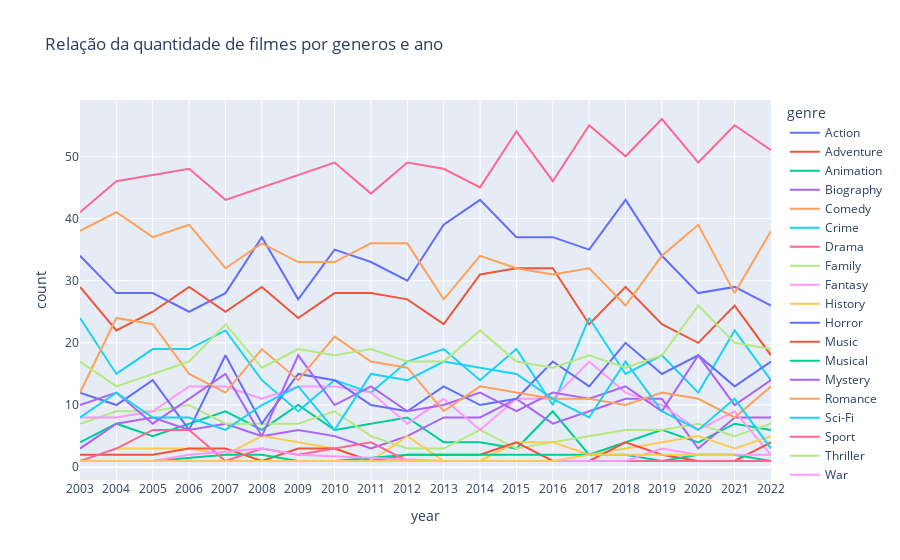

The cell this chart's notebook holds for it:
### Code cell
genre_for_year = analise_2colunas(df['genre'], df['year'], ['genre', 'year'])
genre_for_year = genre_for_year.groupby(['genre', 'year'], as_index = False).agg(count = ('genre', 'count'))

fig = px.line(genre_for_year, x = 'year',y ='count',
              color = 'genre',
              title='Relação da quantidade de filmes por generos e ano')
fig.update_xaxes(dtick="M1")
fig.show()

### Figure 1 — Plotly figure (JSON) as saved in the notebook; plotly's stock layout.template omitted (floating-point values rounded to 4 significant figures)
{"data": [{"hovertemplate": "genre=Action<br>year=%{x}<br>count=%{y}<extra></extra>", "legendgroup": "Action", "line": {"color": "#636efa", "dash": "solid"}, "marker": {"symbol": "circle"}, "mode": "lines", "name": "Action", "orientation": "v", "showlegend": true, "type": "scatter", "x": [2003, 2004, 2005, 2006, 2007, 2008, 2009, 2010, 2011, 2012, 2013, 2014, 2015, 2016, 2017, 2018, 2019, 2020, 2021, 2022], "xaxis": "x", "y": [34, 28, 28, 25, 28, 37, 27, 35, 33, 30, 39, 43, 37, 37, 35, 43, 34, 28, 29, 26], "yaxis": "y"}, {"hovertemplate": "genre=Adventure<br>year=%{x}<br>count=%{y}<extra></extra>", "legendgroup": "Adventure", "line": {"color": "#EF553B", "dash": "solid"}, "marker": {"symbol": "circle"}, "mode": "lines", "name": "Adventure", "orientation": "v", "showlegend": true, "type": "scatter", "x": [2003, 2004, 2005, 2006, 2007, 2008, 2009, 2010, 2011, 2012, 2013, 2014, 2015, 2016, 2017, 2018, 2019, 2020, 2021, 2022], "xaxis": "x", "y": [29, 22, 25, 29, 25, 29, 24, 28, 28, 27, 23, 31, 32, 32, 23, 29, 23, 20, 26, 18], "yaxis": "y"}, {"hovertemplate": "genre=Animation<br>year=%{x}<br>count=%{y}<extra></extra>", "legendgroup": "Animation", "line": {"color": "#00cc96", "dash": "solid"}, "marker": {"symbol": "circle"}, "mode": "lines", "name": "Animation", "orientation": "v", "showlegend": true, "type": "scatter", "x": [2003, 2004, 2005, 2006, 2007, 2008, 2009, 2010, 2011, 2012, 2013, 2014, 2015, 2016, 2017, 2018, 2019, 2020, 2021, 2022], "xaxis": "x", "y": [4, 7, 5, 7, 9, 6, 10, 6, 7, 8, 4, 4, 3, 9, 2, 4, 6, 4, 7, 6], "yaxis": "y"}, {"hovertemplate": "genre=Biography<br>year=%{x}<br>count=%{y}<extra></extra>", "legendgroup": "Biography", "line": {"color": "#ab63fa", "dash": "solid"}, "marker": {"symbol": "circle"}, "mode": "lines", "name": "Biography", "orientation": "v", "showlegend": true, "type": "scatter", "x": [2003, 2004, 2005, 2006, 2007, 2008, 2009, 2010, 2011, 2012, 2013, 2014, 2015, 2016, 2017, 2018, 2019, 2020, 2021, 2022], "xaxis": "x", "y": [3, 7, 8, 6, 7, 5, 6, 5, 3, 5, 8, 8, 11, 7, 9, 11, 11, 3, 8, 8], "yaxis": "y"}, {"hovertemplate": "genre=Comedy<br>year=%{x}<br>count=%{y}<extra></extra>", "legendgroup": "Comedy", "line": {"color": "#FFA15A", "dash": "solid"}, "marker": {"symbol": "circle"}, "mode": "lines", "name": "Comedy", "orientation": "v", "showlegend": true, "type": "scatter", "x": [2003, 2004, 2005, 2006, 2007, 2008, 2009, 2010, 2011, 2012, 2013, 2014, 2015, 2016, 2017, 2018, 2019, 2020, 2021, 2022], "xaxis": "x", "y": [38, 41, 37, 39, 32, 36, 33, 33, 36, 36, 27, 34, 32, 31, 32, 26, 34, 39, 28, 38], "yaxis": "y"}, {"hovertemplate": "genre=Crime<br>year=%{x}<br>count=%{y}<extra></extra>", "legendgroup": "Crime", "line": {"color": "#19d3f3", "dash": "solid"}, "marker": {"symbol": "circle"}, "mode": "lines", "name": "Crime", "orientation": "v", "showlegend": true, "type": "scatter", "x": [2003, 2004, 2005, 2006, 2007, 2008, 2009, 2010, 2011, 2012, 2013, 2014, 2015, 2016, 2017, 2018, 2019, 2020, 2021, 2022], "xaxis": "x", "y": [24, 15, 19, 19, 22, 14, 9, 14, 12, 17, 19, 14, 19, 10, 24, 15, 18, 12, 22, 14], "yaxis": "y"}, {"hovertemplate": "genre=Drama<br>year=%{x}<br>count=%{y}<extra></extra>", "legendgroup": "Drama", "line": {"color": "#FF6692", "dash": "solid"}, "marker": {"symbol": "circle"}, "mode": "lines", "name": "Drama", "orientation": "v", "showlegend": true, "type": "scatter", "x": [2003, 2004, 2005, 2006, 2007, 2008, 2009, 2010, 2011, 2012, 2013, 2014, 2015, 2016, 2017, 2018, 2019, 2020, 2021, 2022], "xaxis": "x", "y": [41, 46, 47, 48, 43, 45, 47, 49, 44, 49, 48, 45, 54, 46, 55, 50, 56, 49, 55, 51], "yaxis": "y"}, {"hovertemplate": "genre=Family<br>year=%{x}<br>count=%{y}<extra></extra>", "legendgroup": "Family", "line": {"color": "#B6E880", "dash": "solid"}, "marker": {"symbol": "circle"}, "mode": "lines", "name": "Family", "orientation": "v", "showlegend": true, "type": "scatter", "x": [2003, 2004, 2005, 2006, 2007, 2008, 2009, 2010, 2011, 2012, 2013, 2014, 2015, 2016, 2017, 2018, 2019, 2020, 2021, 2022], "xaxis": "x", "y": [7, 9, 9, 10, 7, 7, 7, 9, 5, 3, 3, 6, 3, 4, 5, 6, 6, 7, 5, 7], "yaxis": "y"}, {"hovertemplate": "genre=Fantasy<br>year=%{x}<br>count=%{y}<extra></extra>", "legendgroup": "Fantasy", "line": {"color": "#FF97FF", "dash": "solid"}, "marker": {"symbol": "circle"}, "mode": "lines", "name": "Fantasy", "orientation": "v", "showlegend": true, "type": "scatter", "x": [2003, 2004, 2005, 2006, 2007, 2008, 2009, 2010, 2011, 2012, 2013, 2014, 2015, 2016, 2017, 2018, 2019, 2020, 2021, 2022], "xaxis": "x", "y": [8, 8, 9, 13, 13, 11, 13, 13, 12, 7, 11, 6, 11, 11, 17, 12, 10, 6, 9, 2], "yaxis": "y"}, {"hovertemplate": "genre=History<br>year=%{x}<br>count=%{y}<extra></extra>", "legendgroup": "History", "line": {"color": "#FECB52", "dash": "solid"}, "marker": {"symbol": "circle"}, "mode": "lines", "name": "History", "orientation": "v", "showlegend": true, "type": "scatter", "x": [2004, 2005, 2006, 2007, 2008, 2010, 2011, 2012, 2013, 2014, 2015, 2016, 2017, 2018, 2019, 2020, 2021, 2022], "xaxis": "x", "y": [3, 3, 3, 2, 5, 3, 1, 5, 1, 1, 4, 4, 2, 3, 4, 5, 3, 5], "yaxis": "y"}, {"hovertemplate": "genre=Horror<br>year=%{x}<br>count=%{y}<extra></extra>", "legendgroup": "Horror", "line": {"color": "#636efa", "dash": "solid"}, "marker": {"symbol": "circle"}, "mode": "lines", "name": "Horror", "orientation": "v", "showlegend": true, "type": "scatter", "x": [2003, 2004, 2005, 2006, 2007, 2008, 2009, 2010, 2011, 2012, 2013, 2014, 2015, 2016, 2017, 2018, 2019, 2020, 2021, 2022], "xaxis": "x", "y": [12, 10, 14, 6, 18, 7, 15, 14, 10, 9, 13, 10, 11, 17, 13, 20, 15, 18, 13, 17], "yaxis": "y"}, {"hovertemplate": "genre=Music<br>year=%{x}<br>count=%{y}<extra></extra>", "legendgroup": "Music", "line": {"color": "#EF553B", "dash": "solid"}, "marker": {"symbol": "circle"}, "mode": "lines", "name": "Music", "orientation": "v", "showlegend": true, "type": "scatter", "x": [2003, 2004, 2005, 2006, 2007, 2008, 2009, 2010, 2011, 2012, 2013, 2014, 2015, 2016, 2017, 2018, 2019, 2020, 2021, 2022], "xaxis": "x", "y": [2, 2, 2, 3, 3, 1, 3, 3, 1, 2, 2, 2, 4, 1, 1, 4, 2, 1, 1, 4], "yaxis": "y"}, {"hovertemplate": "genre=Musical<br>year=%{x}<br>count=%{y}<extra></extra>", "legendgroup": "Musical", "line": {"color": "#00cc96", "dash": "solid"}, "marker": {"symbol": "circle"}, "mode": "lines", "name": "Musical", "orientation": "v", "showlegend": true, "type": "scatter", "x": [2004, 2005, 2007, 2008, 2009, 2010, 2012, 2017, 2018, 2019, 2020, 2021, 2022], "xaxis": "x", "y": [1, 1, 2, 2, 1, 1, 2, 2, 2, 1, 2, 2, 1], "yaxis": "y"}, {"hovertemplate": "genre=Mystery<br>year=%{x}<br>count=%{y}<extra></extra>", "legendgroup": "Mystery", "line": {"color": "#ab63fa", "dash": "solid"}, "marker": {"symbol": "circle"}, "mode": "lines", "name": "Mystery", "orientation": "v", "showlegend": true, "type": "scatter", "x": [2003, 2004, 2005, 2006, 2007, 2008, 2009, 2010, 2011, 2012, 2013, 2014, 2015, 2016, 2017, 2018, 2019, 2020, 2021, 2022], "xaxis": "x", "y": [10, 12, 7, 11, 15, 5, 18, 10, 13, 9, 10, 12, 9, 12, 11, 13, 9, 18, 10, 14], "yaxis": "y"}, {"hovertemplate": "genre=Romance<br>year=%{x}<br>count=%{y}<extra></extra>", "legendgroup": "Romance", "line": {"color": "#FFA15A", "dash": "solid"}, "marker": {"symbol": "circle"}, "mode": "lines", "name": "Romance", "orientation": "v", "showlegend": true, "type": "scatter", "x": [2003, 2004, 2005, 2006, 2007, 2008, 2009, 2010, 2011, 2012, 2013, 2014, 2015, 2016, 2017, 2018, 2019, 2020, 2021, 2022], "xaxis": "x", "y": [12, 24, 23, 15, 12, 19, 14, 21, 17, 16, 9, 13, 12, 11, 11, 10, 12, 11, 8, 13], "yaxis": "y"}, {"hovertemplate": "genre=Sci-Fi<br>year=%{x}<br>count=%{y}<extra></extra>", "legendgroup": "Sci-Fi", "line": {"color": "#19d3f3", "dash": "solid"}, "marker": {"symbol": "circle"}, "mode": "lines", "name": "Sci-Fi", "orientation": "v", "showlegend": true, "type": "scatter", "x": [2003, 2004, 2005, 2006, 2007, 2008, 2009, 2010, 2011, 2012, 2013, 2014, 2015, 2016, 2017, 2018, 2019, 2020, 2021, 2022], "xaxis": "x", "y": [8, 12, 8, 8, 6, 10, 13, 6, 15, 14, 17, 16, 15, 11, 8, 17, 9, 6, 11, 3], "yaxis": "y"}, {"hovertemplate": "genre=Sport<br>year=%{x}<br>count=%{y}<extra></extra>", "legendgroup": "Sport", "line": {"color": "#FF6692", "dash": "solid"}, "marker": {"symbol": "circle"}, "mode": "lines", "name": "Sport", "orientation": "v", "showlegend": true, "type": "scatter", "x": [2003, 2004, 2005, 2006, 2007, 2008, 2009, 2011, 2012, 2015, 2018, 2019, 2021, 2022], "xaxis": "x", "y": [1, 3, 6, 6, 1, 3, 2, 4, 1, 1, 1, 1, 1, 1], "yaxis": "y"}, {"hovertemplate": "genre=Thriller<br>year=%{x}<br>count=%{y}<extra></extra>", "legendgroup": "Thriller", "line": {"color": "#B6E880", "dash": "solid"}, "marker": {"symbol": "circle"}, "mode": "lines", "name": "Thriller", "orientation": "v", "showlegend": true, "type": "scatter", "x": [2003, 2004, 2005, 2006, 2007, 2008, 2009, 2010, 2011, 2012, 2013, 2014, 2015, 2016, 2017, 2018, 2019, 2020, 2021, 2022], "xaxis": "x", "y": [17, 13, 15, 17, 23, 16, 19, 18, 19, 17, 17, 22, 17, 16, 18, 16, 18, 26, 20, 19], "yaxis": "y"}, {"hovertemplate": "genre=War<br>year=%{x}<br>count=%{y}<extra></extra>", "legendgroup": "War", "line": {"color": "#FF97FF", "dash": "solid"}, "marker": {"symbol": "circle"}, "mode": "lines", "name": "War", "orientation": "v", "showlegend": true, "type": "scatter", "x": [2005, 2006, 2008, 2009, 2013, 2014, 2015, 2017, 2018, 2019, 2020, 2021, 2022], "xaxis": "x", "y": [1, 2, 3, 2, 1, 1, 1, 1, 1, 3, 2, 2, 2], "yaxis": "y"}, {"hovertemplate": "genre=Western<br>year=%{x}<br>count=%{y}<extra></extra>", "legendgroup": "Western", "line": {"color": "#FECB52", "dash": "solid"}, "marker": {"symbol": "circle"}, "mode": "lines", "name": "Western", "orientation": "v", "showlegend": true, "type": "scatter", "x": [2003, 2005, 2010, 2012, 2014, 2015, 2016, 2017, 2021], "xaxis": "x", "y": [1, 1, 1, 1, 1, 1, 1, 2, 2], "yaxis": "y"}], "layout": {"legend": {"title": {"text": "genre"}, "tracegroupgap": 0}, "title": {"text": "Relação da quantidade de filmes por generos e ano"}, "xaxis": {"anchor": "y", "domain": [0, 1], "dtick": "M1", "title": {"text": "year"}}, "yaxis": {"anchor": "x", "domain": [0, 1], "title": {"text": "count"}}}}
